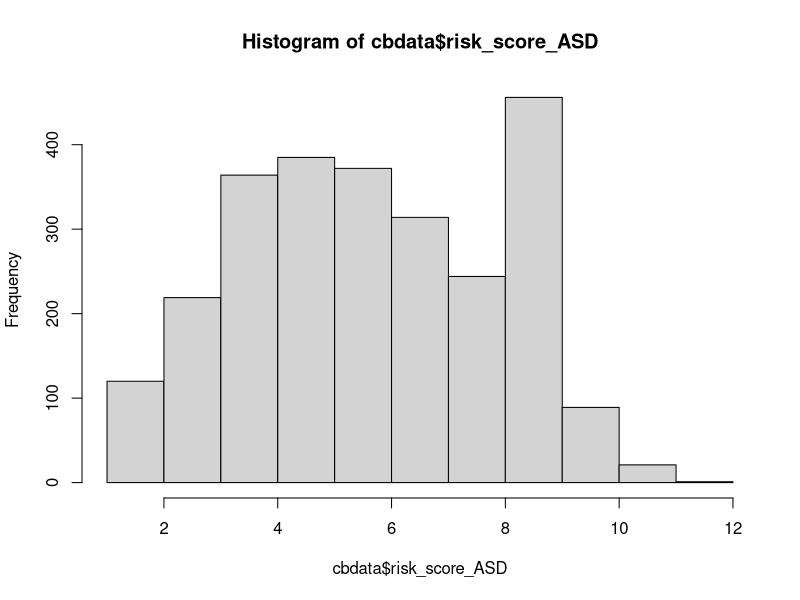
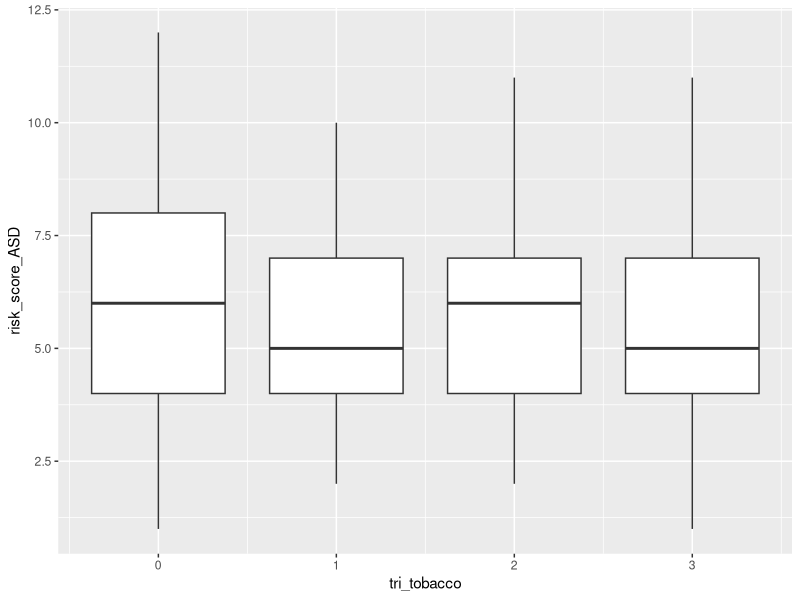
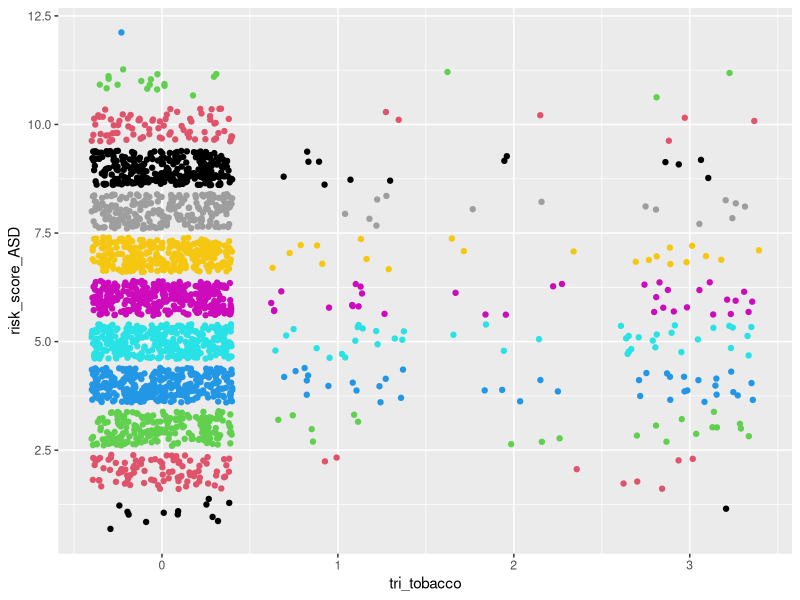
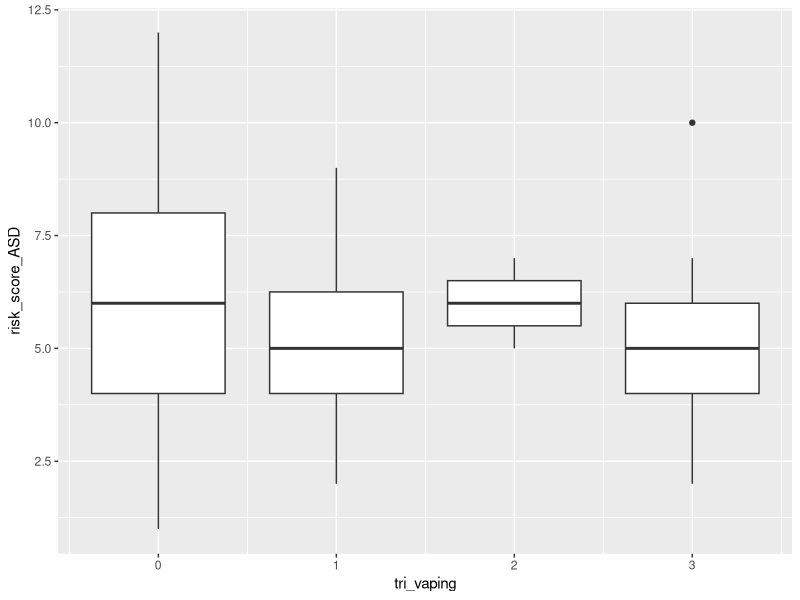
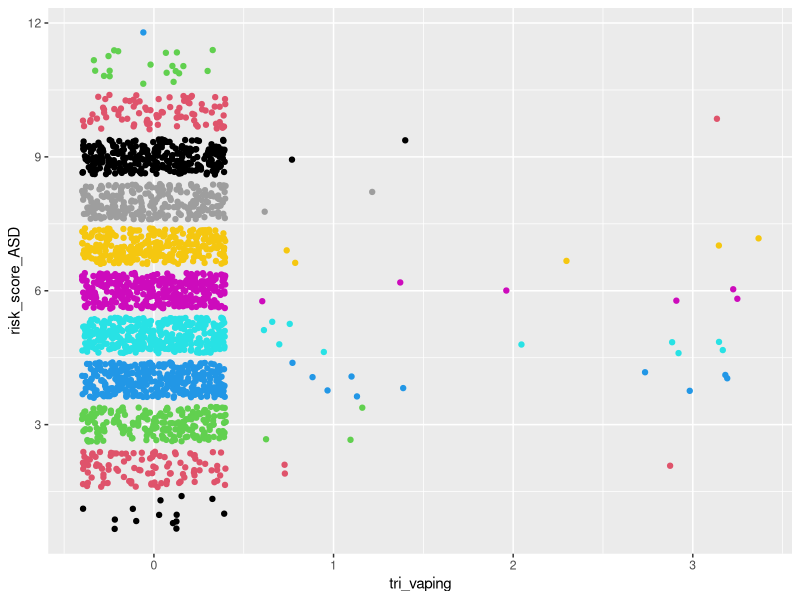
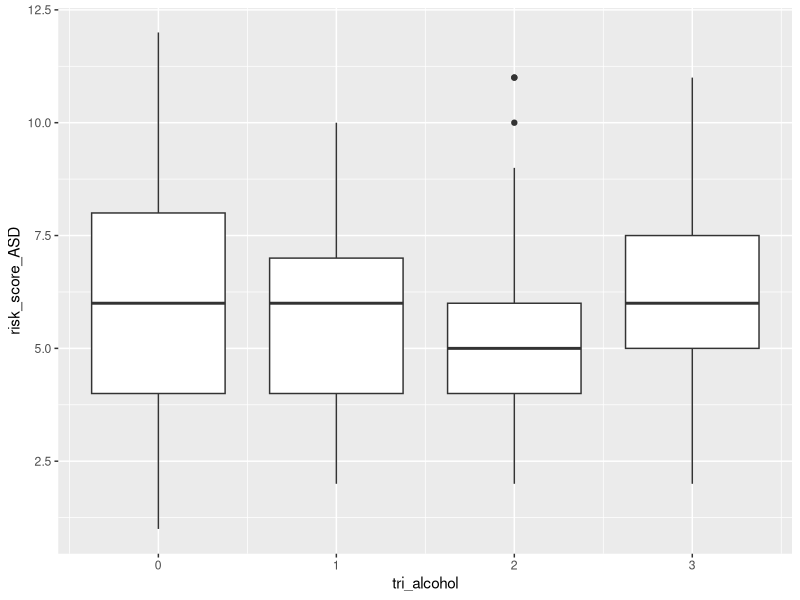
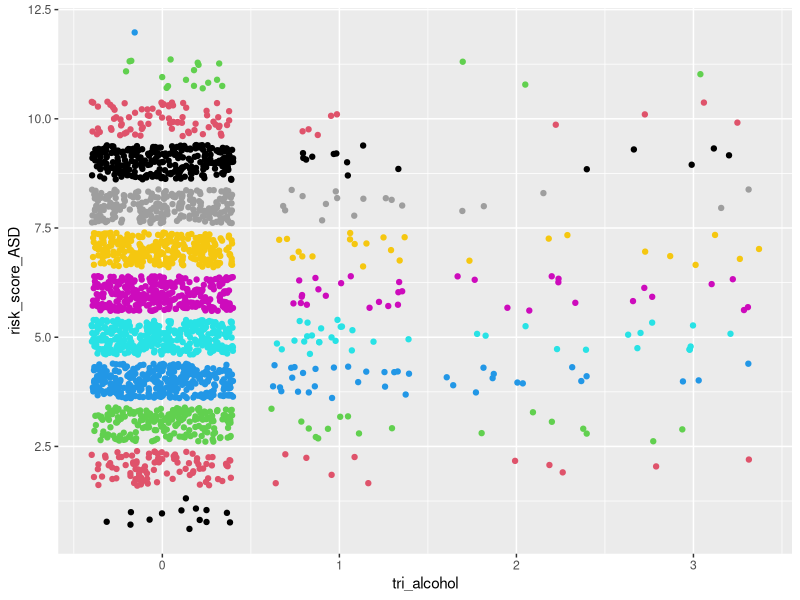
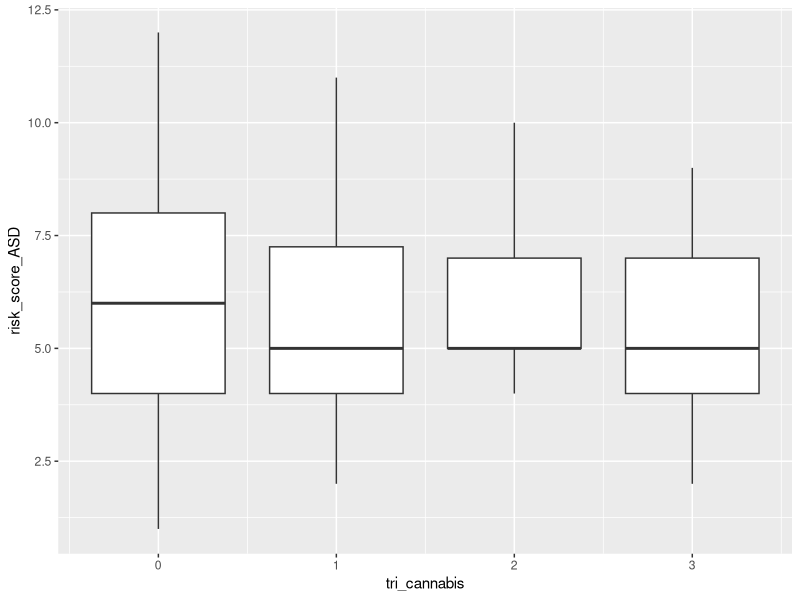

The R script that drew these images, in order:
## ---- chunk 1
#load packages
library(readr)
library(dplyr)
library(stringr)
## ---- chunk 2
#load data
cbdata <- read_csv("ChatterBabyData.csv")
## ---- chunk 3
mean(cbdata$risk_score_ASD)
var(cbdata$risk_score_ASD)
hist(cbdata$risk_score_ASD)
## ---- chunk 4
which(colnames(cbdata) == "mat_dep"):which(colnames(cbdata) == "momfever")
cbdata[,c(109:116)][is.na(cbdata[,c(109:116)])] <- 0

cbdata$art[is.na(cbdata$art)] <- 0 
cbdata$asd_genetic[is.na(cbdata$asd_genetic)] <- 0 

#fix some NA's in totalpregnancies by setting to number of live births
cbdata$totalpregnancies[which(is.na(cbdata$totalpregnancies) == TRUE & is.na(cbdata$momlivebirths) == FALSE)] <- 
cbdata$momlivebirths[which(is.na(cbdata$totalpregnancies) == TRUE & is.na(cbdata$momlivebirths) == FALSE)]

#fix some NA's in totalpregnancies by setting to 1 if no siblings and not adopted
cbdata$totalpregnancies[which(is.na(cbdata$totalpregnancies) == TRUE & cbdata$birthordertotal == 0 & cbdata$adoption == 0)] <- 1

# set live births to number of total pregnancies 
# if number of total pregnancies = number of total siblings + 1(baby)
# so as to not include miscarriages
cbdata$momlivebirths[which((is.na(cbdata$momlivebirths) == TRUE) &
                           (cbdata$totalpregnancies == (cbdata$birthordertotal + 1)))] <-
  cbdata$totalpregnancies[which((is.na(cbdata$momlivebirths) == TRUE) & 
                                (cbdata$totalpregnancies == (cbdata$birthordertotal + 1)))]

# set live births to number of total pregnancies 
# if number of total pregnancies = number of full siblings + 1(baby) 
# so as to not include miscarriages (where birthordertotal = 0 because of NA in olderhalfsiblings)
cbdata$momlivebirths[which((is.na(cbdata$momlivebirths) == TRUE) &
                           (cbdata$totalpregnancies == (cbdata$numberfullsiblings + 1)))] <-
  cbdata$totalpregnancies[which((is.na(cbdata$momlivebirths) == TRUE) & 
                                (cbdata$totalpregnancies == (cbdata$numberfullsiblings + 1)))]

# set live births to number of full siblings + 1
# if number of total pregnancies > number of full siblings and 
# number of older half siblings = 0 so as to not include children only from father and miscarriages
cbdata$momlivebirths[which((is.na(cbdata$momlivebirths) == TRUE) & 
                           (cbdata$totalpregnancies > cbdata$numberfullsiblings) &
                           cbdata$olderhalfsiblings == 0 )] <-
  cbdata$numberfullsiblings[which((is.na(cbdata$momlivebirths) == TRUE) & 
                                  (cbdata$totalpregnancies > cbdata$numberfullsiblings) &
                                  cbdata$olderhalfsiblings == 0 )] + 1
## ---- chunk 5
# classify as post partum psychosis
cbdata <- cbdata %>% mutate(maternalpregnancyproblems___20 = replace(maternalpregnancyproblems___20, maternalpregnancyproblems_other == "post partum anxiety" | maternalpregnancyproblems_other == "Post partum anxiety" | maternalpregnancyproblems_other == "Post-partum anxiety" | maternalpregnancyproblems_other == "Postpartum hemorrhaging" | maternalpregnancyproblems_other == "Perinatal anxiety",1))
cbdata <- cbdata %>% mutate(maternalpregnancyproblems_other = replace(maternalpregnancyproblems_other, maternalpregnancyproblems_other == "post partum anxiety" | maternalpregnancyproblems_other == "Post partum anxiety" | maternalpregnancyproblems_other == "Post-partum anxiety" | maternalpregnancyproblems_other == "Postpartum hemorrhaging" | maternalpregnancyproblems_other == "Perinatal anxiety", NA ))

# classify as Chorioamnionitis 
cbdata <- cbdata %>% mutate(maternalpregnancyproblems___21 = replace(maternalpregnancyproblems___21, maternalpregnancyproblems_other == "Chorioamnionitis", 1))
cbdata <- cbdata %>% mutate(maternalpregnancyproblems_other = replace(maternalpregnancyproblems_other, maternalpregnancyproblems_other == "Chorioamnionitis", NA))

# classify as bleeding
cbdata <- cbdata %>% mutate(maternalpregnancyproblems___14 = replace(maternalpregnancyproblems___14, maternalpregnancyproblems_other == "Unusual pain in the abdomen, stress, miscarriage probability, bleeding.", 1))
cbdata <- cbdata %>% mutate(maternalpregnancyproblems_other = replace(maternalpregnancyproblems_other, maternalpregnancyproblems_other == "Unusual pain in the abdomen, stress, miscarriage probability, bleeding.", NA))

# classify as preterm labor
cbdata <- cbdata %>% mutate(maternalpregnancyproblems___11 = replace(maternalpregnancyproblems___11, maternalpregnancyproblems_other == "Early contractions with diction starting at 30 weeks. I received steroid shot to develop baby's lungs faster.", 1))
cbdata <- cbdata %>% mutate(maternalpregnancyproblems_other = replace(maternalpregnancyproblems_other, maternalpregnancyproblems_other == "Early contractions with diction starting at 30 weeks. I received steroid shot to develop baby's lungs faster.", NA))

# classify as History of recurrent miscarriage/ recurrent pregnancy loss 
cbdata <- cbdata %>% mutate(maternalpregnancyproblems___10 = replace(maternalpregnancyproblems___10, maternalpregnancyproblems_other == "Prior full term stillbirth; had double nuchal cord resulting in emergent csection at 36 weeks", 1))
cbdata <- cbdata %>% mutate(maternalpregnancyproblems_other = replace(maternalpregnancyproblems_other, maternalpregnancyproblems_other == "Prior full term stillbirth; had double nuchal cord resulting in emergent csection at 36 weeks", NA))

# classify as hypertension
cbdata <- cbdata %>% mutate(maternalpregnancyproblems___9 = replace(maternalpregnancyproblems___9, maternalpregnancyproblems_other == "Protein in urine day of induction and hypertension only at 38 weeks" | maternalpregnancyproblems_other == "Mild hypertension at 37 weeks", 1))
cbdata <- cbdata %>% mutate(maternalpregnancyproblems_other = replace(maternalpregnancyproblems_other, maternalpregnancyproblems_other == "Protein in urine day of induction and hypertension only at 38 weeks"| maternalpregnancyproblems_other == "Mild hypertension at 37 weeks", 1))

# classify as 13, Placental abruption
cbdata <- cbdata %>% mutate(maternalpregnancyproblems___13 = replace(maternalpregnancyproblems___13, maternalpregnancyproblems_other == "Calcified placenta" | maternalpregnancyproblems_other == "Placenta calcification" | maternalpregnancyproblems_other == "Placenta hematoma" | maternalpregnancyproblems_other == "placental aging" | maternalpregnancyproblems_other == "Underperfusion placenta" , 1))
cbdata <- cbdata %>% mutate(maternalpregnancyproblems_other = replace(maternalpregnancyproblems_other, maternalpregnancyproblems_other == "Calcified placenta" | maternalpregnancyproblems_other == "Placenta calcification" | maternalpregnancyproblems_other == "Placenta hematoma" | maternalpregnancyproblems_other == "placental aging"| maternalpregnancyproblems_other == "Underperfusion placenta", NA))

# Get rid of the column 
cbdata$maternalpregnancyproblems_other <- NULL
## ---- chunk 6
# Convert all Mom Trauma NA's to 0: 
cbdata$mom_trauma[is.na(cbdata$mom_trauma)] <- 0 
## ---- chunk 7
# Getting rid of column
cbdata$mat_mental_health_other = NULL
# Cleaning that can be put into other columns
cbdata[c(216, 520, 598, 1089),115] = 1
cbdata[240,83] = 1
cbdata[499,85] = 1
cbdata[c(1683, 2245), 111] = 1

# Multiple entries for one person
cbdata[912, c(227, 232)] = 1
cbdata[915, c(228, 231, 232)] = 1
cbdata[1667, c(112, 231)] = 1
cbdata[2579, c(112, 113, 230, 231)] = 1
cbdata[c(76, 2501), c(111, 112)] = 1
## ---- chunk 8
# Cutting off Baby Age at 5 years old
cbdata$babyage = ifelse(cbdata$babyage <= 1825, cbdata$babyage, NA)
## ---- chunk 9
predata <- cbdata %>% select(babyage, momsdeliveryage, momsedu, sex, art, artmethod___1,
                          artmethod___7, artmethod___6, artmethod___2, artmethod___3,
                          artmethod___4, artmethod___5, mom_trauma,
                          maternalpregnancyproblems___1, maternalpregnancyproblems___2,
                          maternalpregnancyproblems___3, maternalpregnancyproblems___15,
                          maternalpregnancyproblems___21, maternalpregnancyproblems___16,
                          maternalpregnancyproblems___4, maternalpregnancyproblems___5,
                          maternalpregnancyproblems___6, maternalpregnancyproblems___7,
                          maternalpregnancyproblems___8, maternalpregnancyproblems___9,
                          maternalpregnancyproblems___10, maternalpregnancyproblems___11,
                          maternalpregnancyproblems___12, maternalpregnancyproblems___13,
                          maternalpregnancyproblems___14, maternalpregnancyproblems___17,
                          maternalpregnancyproblems___19, maternalpregnancyproblems___20,
                          maternalpregnancyproblems___18,
                          matmentalhealth___1, matmentalhealth___2, matmentalhealth___3,
                          matmentalhealth___4, matmentalhealth___5, matmentalhealth___6,
                          matmentalhealth___7, mat_dep, mat_anx,
                          mat_ocd, mat_bp, mat_adhd, mat_pssd, momfever, whenfever___1,
                          whenfever___2, whenfever___3, tobacco_pregnancy_when___1,
                          tobacco_pregnancy_when___2, tobacco_pregnancy_when___3,
                          vaping_pregnancy___1, vaping_pregnancy___2, vaping_pregnancy___3,
                          alcohol_pregnancy_when___1, alcohol_pregnancy_when___2,
                          alcohol_pregnancy_when___3, cannabis_pregnancy_when___1,
                          cannabis_pregnancy_when___2, cannabis_pregnancy_when___3,
                          stimulants_pregnancy_when___1, stimulants_pregnancy_when___2,
                          stimulants_pregnancy_when___3, opioids_pregnancy_when___1,
                          opioids_pregnancy_when___2, opioids_pregnancy_when___3,
                          psychoactive_pregnancy___1, psychoactive_pregnancy___2,
                          psychoactive_pregnancy___3, delivery, momlivebirths,
                          totalpregnancies, maternalproblems1, asd1, deaf1, ddfamily1,
                          szbpfamily1, risk_score_ASD) 
## ---- chunk 10
# filter out age and live births outliers
predata <- predata %>% filter(momlivebirths != 10 & momsdeliveryage != 12 | momlivebirths != 10 & momsdeliveryage != 18)
summary(predata)
## ---- chunk 11
# resulting columns are total number of trimesters drug was used
predata$tri_tobacco = rowSums(predata[,52:54])
predata$tri_vaping = rowSums(predata[,55:57])
predata$tri_alcohol = rowSums(predata[,58:60])
predata$tri_cannabis = rowSums(predata[,61:63])
predata$tri_stimulants = rowSums(predata[,64:66])
predata$tri_opioids = rowSums(predata[,67:69])
predata$tri_psychoactives = rowSums(predata[,70:72])

# getting rid of "when drug" columns
predata[,52:72] = NULL
## ---- chunk 12
ifelse(cbdata$mat_adhd==3, NA, cbdata$mat_adhd)
ifelse(cbdata$mat_dep==3, NA, cbdata$mat_dep)
ifelse(cbdata$mat_anx==3, NA, cbdata$mat_anx)
ifelse(cbdata$mat_ocd==3, NA, cbdata$mat_ocd)
ifelse(cbdata$mat_bp==3, NA, cbdata$mat_bp)
ifelse(cbdata$mat_pssd==3, NA, cbdata$mat_pssd)
ifelse(cbdata$mat_other==3, NA, cbdata$mat_other)
## ---- chunk 13
library(ggplot2)

ggplot(predata, aes(x = tri_tobacco, y = risk_score_ASD, group = tri_tobacco)) + geom_boxplot()
ggplot(predata, aes(x = tri_tobacco, y = risk_score_ASD)) + geom_jitter(color = predata$risk_score_ASD)

ggplot(predata, aes(x = tri_vaping, y = risk_score_ASD, group = tri_vaping)) + geom_boxplot()
ggplot(predata, aes(x = tri_vaping, y = risk_score_ASD)) + geom_jitter(color = predata$risk_score_ASD)

ggplot(predata, aes(x = tri_alcohol, y = risk_score_ASD, group = tri_alcohol)) + geom_boxplot()
ggplot(predata, aes(x = tri_alcohol, y = risk_score_ASD)) + geom_jitter(color = predata$risk_score_ASD)

ggplot(predata, aes(x = tri_cannabis, y = risk_score_ASD, group = tri_cannabis)) + geom_boxplot()
ggplot(predata, aes(x = tri_cannabis, y = risk_score_ASD)) + geom_jitter(color = predata$risk_score_ASD)

ggplot(predata, aes(x = tri_stimulants, y = risk_score_ASD, group = tri_stimulants)) + geom_boxplot()
ggplot(predata, aes(x = tri_stimulants, y = risk_score_ASD)) + geom_jitter(color = predata$risk_score_ASD)

ggplot(predata, aes(x = tri_opioids, y = risk_score_ASD, group = tri_opioids)) + geom_boxplot()
ggplot(predata, aes(x = tri_opioids, y = risk_score_ASD)) + geom_jitter(color = predata$risk_score_ASD)

ggplot(predata, aes(x = tri_psychoactives, y = risk_score_ASD, group = tri_psychoactives)) + geom_boxplot()
ggplot(predata, aes(x = tri_psychoactives, y = risk_score_ASD)) + geom_jitter(color = predata$risk_score_ASD)
